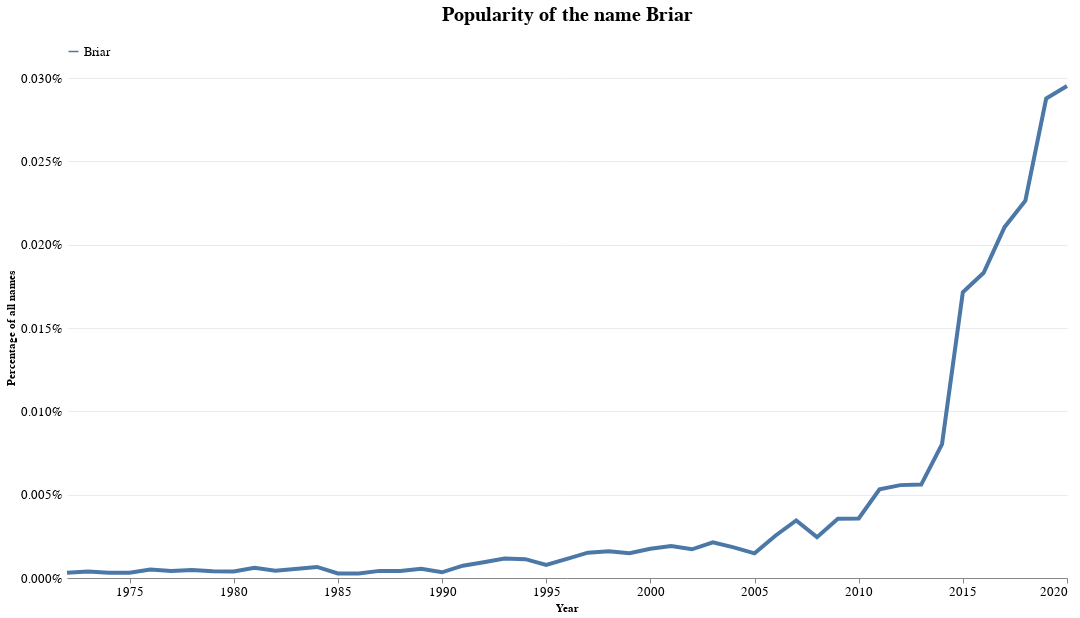

The notebook cell this image was saved under:
### Code cell
line_chart = (
    alt.Chart(name)
    .mark_line(color="pink", size=4)
    .encode(
        x=alt.X(
            "year:T",
            title="Year",
            axis=alt.Axis(tickCount=10, grid=False),
        ),
        y=alt.Y(
            "fprop",
            title="Percentage of all names",
            stack=None,
            axis=alt.Axis(
                tickSize=0,
                domainOpacity=0,
                tickCount=6,
                offset=4,
                gridWidth=0.6,
                gridColor="#dddddd",
                format="%",
            ),
        ),
        color=alt.Color("name", title=" "),
    )
)


chart = (
    (line_chart)
    .properties(
        width=1000,
        height=500,
        title="Popularity of the name Briar",
    )
    .configure_view(strokeOpacity=0)
    .configure_legend(orient="top", symbolType="stroke", labelFontSize=13)
    .configure_axis(labelFontSize=13)
    .configure_title(fontSize=20)
)

chart

### Figure 1 — Vega-Lite specification as saved in the notebook (floating-point values rounded to 4 significant figures)
{"config": {"view": {"continuousWidth": 400, "continuousHeight": 300, "strokeOpacity": 0}, "axis": {"labelFontSize": 13}, "legend": {"labelFontSize": 13, "orient": "top", "symbolType": "stroke"}, "title": {"fontSize": 20}}, "data": {"name": "data-1790facdb08912bc58cc866f35c85b0a"}, "mark": {"type": "line", "color": "pink", "size": 4}, "encoding": {"color": {"type": "nominal", "field": "name", "title": " "}, "x": {"type": "temporal", "axis": {"grid": false, "tickCount": 10}, "field": "year", "title": "Year"}, "y": {"type": "quantitative", "axis": {"domainOpacity": 0, "format": "%", "gridColor": "#dddddd", "gridWidth": 0.6, "offset": 4, "tickCount": 6, "tickSize": 0}, "field": "fprop", "stack": null, "title": "Percentage of all names"}}, "height": 500, "title": "Popularity of the name Briar", "width": 1000, "$schema": "https://vega.github.io/schema/vega-lite/v4.8.1.json", "datasets": {"data-1790facdb08912bc58cc866f35c85b0a": [{"name": "Briar", "sex": "F", "count": 35, "year": "2000", "male": 2087895, "female": 1995340, "total": 4083235, "prop": 8.572e-06, "fprop": 1.754e-05, "mprop": null}, {"name": "Briar", "sex": "F", "count": 157, "year": "2014", "male": 2047308, "female": 1954449, "total": 4001757, "prop": 3.923e-05, "fprop": 8.033e-05, "mprop": null}, {"name": "Briar", "sex": "F", "count": 334, "year": "2015", "male": 2042095, "female": 1948706, "total": 3990801, "prop": 8.369e-05, "fprop": 0.0001714, "mprop": null}, {"name": "Briar", "sex": "F", "count": 38, "year": "2001", "male": 2067937, "female": 1980498, "total": 4048435, "prop": 9.386e-06, "fprop": 1.919e-05, "mprop": null}, {"name": "Briar", "sex": "F", "count": 397, "year": "2017", "male": 1975558, "female": 1885970, "total": 3861528, "prop": 0.0001028, "fprop": 0.0002105, "mprop": null}, {"name": "Briar", "sex": "F", "count": 43, "year": "2003", "male": 2100670, "female": 2006036, "total": 4106706, "prop": 1.047e-05, "fprop": 2.144e-05, "mprop": null}, {"name": "Briar", "sex": "F", "count": 34, "year": "2002", "male": 2066133, "female": 1974571, "total": 4040704, "prop": 8.414e-06, "fprop": 1.722e-05, "mprop": null}, {"name": "Briar", "sex": "F", "count": 354, "year": "2016", "male": 2022858, "female": 1933195, "total": 3956053, "prop": 8.948e-05, "fprop": 0.0001831, "mprop": null}, {"name": "Briar", "sex": "F", "count": 108, "year": "2012", "male": 2027770, "female": 1938028, "total": 3965798, "prop": 2.723e-05, "fprop": 5.573e-05, "mprop": null}, {"name": "Briar", "sex": "F", "count": 53, "year": "2006", "male": 2191611, "female": 2089743, "total": 4281354, "prop": 1.238e-05, "fprop": 2.536e-05, "mprop": null}, {"name": "Briar", "sex": "F", "count": 73, "year": "2007", "male": 2214309, "female": 2115697, "total": 4330006, "prop": 1.686e-05, "fprop": 3.45e-05, "mprop": null}, {"name": "Briar", "sex": "F", "count": 108, "year": "2013", "male": 2019062, "female": 1926017, "total": 3945079, "prop": 2.738e-05, "fprop": 5.607e-05, "mprop": null}, {"name": "Briar", "sex": "F", "count": 30, "year": "2005", "male": 2126696, "female": 2028915, "total": 4155611, "prop": 7.219e-06, "fprop": 1.479e-05, "mprop": null}, {"name": "Briar", "sex": "F", "count": 103, "year": "2011", "male": 2030102, "female": 1936458, "total": 3966560, "prop": 2.597e-05, "fprop": 5.319e-05, "mprop": null}, {"name": "Briar", "sex": "F", "count": 70, "year": "2010", "male": 2053404, "female": 1959586, "total": 4012990, "prop": 1.744e-05, "fprop": 3.572e-05, "mprop": null}, {"name": "Briar", "sex": "F", "count": 37, "year": "2004", "male": 2112803, "female": 2017272, "total": 4130075, "prop": 8.959e-06, "fprop": 1.834e-05, "mprop": null}, {"name": "Briar", "sex": "F", "count": 6, "year": "1973", "male": 1614174, "female": 1554111, "total": 3168285, "prop": 1.894e-06, "fprop": 3.861e-06, "mprop": null}, {"name": "Briar", "sex": "F", "count": 31, "year": "1998", "male": 2027468, "female": 1938316, "total": 3965784, "prop": 7.817e-06, "fprop": 1.599e-05, "mprop": null}, {"name": "Briar", "sex": "F", "count": 29, "year": "1999", "male": 2038777, "female": 1946561, "total": 3985338, "prop": 7.277e-06, "fprop": 1.49e-05, "mprop": null}, {"name": "Briar", "sex": "F", "count": 5, "year": "1972", "male": 1674616, "female": 1612520, "total": 3287136, "prop": 1.521e-06, "fprop": 3.101e-06, "mprop": null}, {"name": "Briar", "sex": "F", "count": 5, "year": "1975", "male": 1623078, "female": 1560867, "total": 3183945, "prop": 1.57e-06, "fprop": 3.203e-06, "mprop": null}, {"name": "Briar", "sex": "F", "count": 5, "year": "1974", "male": 1630742, "female": 1566194, "total": 3196936, "prop": 1.564e-06, "fprop": 3.192e-06, "mprop": null}, {"name": "Briar", "sex": "F", "count": 8, "year": "1976", "male": 1633194, "female": 1571923, "total": 3205117, "prop": 2.496e-06, "fprop": 5.089e-06, "mprop": null}, {"name": "Briar", "sex": "F", "count": 11, "year": "1989", "male": 2095879, "female": 1992102, "total": 4087981, "prop": 2.691e-06, "fprop": 5.522e-06, "mprop": null}, {"name": "Briar", "sex": "F", "count": 8, "year": "1988", "male": 2001977, "female": 1922913, "total": 3924890, "prop": 2.038e-06, "fprop": 4.16e-06, "mprop": null}, {"name": "Briar", "sex": "F", "count": 7, "year": "1977", "male": 1709921, "female": 1645014, "total": 3354935, "prop": 2.086e-06, "fprop": 4.255e-06, "mprop": null}, {"name": "Briar", "sex": "F", "count": 15, "year": "1991", "male": 2119489, "female": 2033303, "total": 4152792, "prop": 3.612e-06, "fprop": 7.377e-06, "mprop": null}, {"name": "Briar", "sex": "F", "count": 5, "year": "1985", "male": 1924390, "female": 1846211, "total": 3770601, "prop": 1.326e-06, "fprop": 2.708e-06, "mprop": null}, {"name": "Briar", "sex": "F", "count": 12, "year": "1984", "male": 1876837, "female": 1803203, "total": 3680040, "prop": 3.261e-06, "fprop": 6.655e-06, "mprop": null}, {"name": "Briar", "sex": "F", "count": 7, "year": "1990", "male": 2151718, "female": 2054239, "total": 4205957, "prop": 1.664e-06, "fprop": 3.408e-06, "mprop": null}, {"name": "Briar", "sex": "F", "count": 7, "year": "1979", "male": 1791950, "female": 1723300, "total": 3515250, "prop": 1.991e-06, "fprop": 4.062e-06, "mprop": null}, {"name": "Briar", "sex": "F", "count": 5, "year": "1986", "male": 1921601, "female": 1845376, "total": 3766977, "prop": 1.327e-06, "fprop": 2.709e-06, "mprop": null}, {"name": "Briar", "sex": "F", "count": 19, "year": "1992", "male": 2098942, "female": 2004490, "total": 4103432, "prop": 4.63e-06, "fprop": 9.479e-06, "mprop": null}, {"name": "Briar", "sex": "F", "count": 23, "year": "1993", "male": 2065241, "female": 1971376, "total": 4036617, "prop": 5.698e-06, "fprop": 1.167e-05, "mprop": null}, {"name": "Briar", "sex": "F", "count": 8, "year": "1987", "male": 1950068, "female": 1874089, "total": 3824157, "prop": 2.092e-06, "fprop": 4.269e-06, "mprop": null}, {"name": "Briar", "sex": "F", "count": 8, "year": "1978", "male": 1709262, "female": 1643878, "total": 3353140, "prop": 2.386e-06, "fprop": 4.867e-06, "mprop": null}, {"name": "Briar", "sex": "F", "count": 29, "year": "1997", "male": 1997631, "female": 1909075, "total": 3906706, "prop": 7.423e-06, "fprop": 1.519e-05, "mprop": null}, {"name": "Briar", "sex": "F", "count": 22, "year": "1996", "male": 2003535, "female": 1917062, "total": 3920597, "prop": 5.611e-06, "fprop": 1.148e-05, "mprop": null}, {"name": "Briar", "sex": "F", "count": 8, "year": "1982", "male": 1887562, "female": 1814281, "total": 3701843, "prop": 2.161e-06, "fprop": 4.409e-06, "mprop": null}, {"name": "Briar", "sex": "F", "count": 22, "year": "1994", "male": 2038147, "female": 1949207, "total": 3987354, "prop": 5.517e-06, "fprop": 1.129e-05, "mprop": null}, {"name": "Briar", "sex": "F", "count": 7, "year": "1980", "male": 1855318, "female": 1780623, "total": 3635941, "prop": 1.925e-06, "fprop": 3.931e-06, "mprop": null}, {"name": "Briar", "sex": "F", "count": 11, "year": "1981", "male": 1862800, "female": 1788473, "total": 3651273, "prop": 3.013e-06, "fprop": 6.15e-06, "mprop": null}, {"name": "Briar", "sex": "F", "count": 15, "year": "1995", "male": 2011158, "female": 1921402, "total": 3932560, "prop": 3.814e-06, "fprop": 7.807e-06, "mprop": null}, {"name": "Briar", "sex": "F", "count": 72, "year": "2009", "male": 2120035, "female": 2024110, "total": 4144145, "prop": 1.737e-05, "fprop": 3.557e-05, "mprop": null}, {"name": "Briar", "sex": "F", "count": 517, "year": "2020", "male": 1831432, "female": 1751046, "total": 3582478, "prop": 0.0001443, "fprop": 0.0002953, "mprop": null}, {"name": "Briar", "sex": "F", "count": 51, "year": "2008", "male": 2179535, "female": 2081968, "total": 4261503, "prop": 1.197e-05, "fprop": 2.45e-05, "mprop": null}, {"name": "Briar", "sex": "F", "count": 420, "year": "2018", "male": 1939284, "female": 1855454, "total": 3794738, "prop": 0.0001107, "fprop": 0.0002264, "mprop": null}, {"name": "Briar", "sex": "F", "count": 526, "year": "2019", "male": 1914661, "female": 1828242, "total": 3742903, "prop": 0.0001405, "fprop": 0.0002877, "mprop": null}]}}
